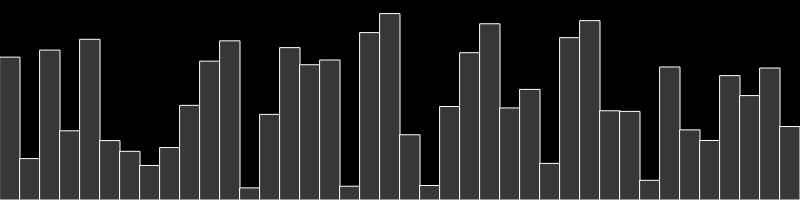
Frame 1 (no input)
Frame 60 (no input): identical to frame 1, image omitted
Frame 120 (the mouse pressed at the canvas centre since frame 60): identical to frame 1, image omitted

The p5.js sketch that drew this single still picture (run headless with seeded random() and noise() and a simulated clock; from frame 60 on, the mouse is pressed at the canvas centre):

// p5.js sketch
// ── sketch.js
w =20

function setup(){
    createCanvas(800,200)
    values = new Array(floor(width/w))
    for (let i = 0; i < values.length; i++){
        values[i] = random(height)
    }

    console.log(values)

    //frameRate(5)

}

function quickSort(arr, start, end) {
    if(start >= end){
        return
    }

    let index = partition(arr, start, end)
}

function draw() {
    background(0)

    for (i=0; i <values.length; ++i){
        stroke (255)
        fill (55)
        rect ((i * w), height-values[i], w ,values[i])
    }
}
